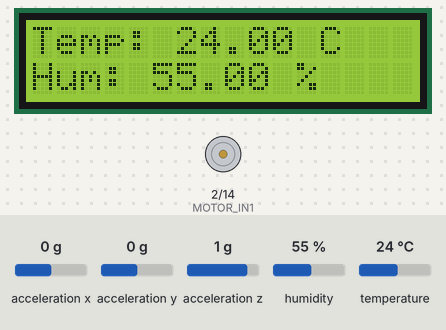
Simulated run of this sketch. Board: ESP32. Shown: 16×2 character LCD, motor-driver pin pairs drawn as motors (green arrow = first pin HIGH = forward, orange = second pin HIGH = backward, longer = more drive). Wiring (inferred from the names in the program): MPU-6050 motion sensor at I2C address 0x68. Inputs (shaded band) come from the test bench; at power-on: temperature 24 °C, acceleration y 0 g, humidity 55 %, acceleration x 0 g, acceleration z 1 g. What the sketch prints to the serial monitor is not drawn.

Above: at 3.2 s.
3.3 s: temperature set to 11 °C
At 5.3 s:
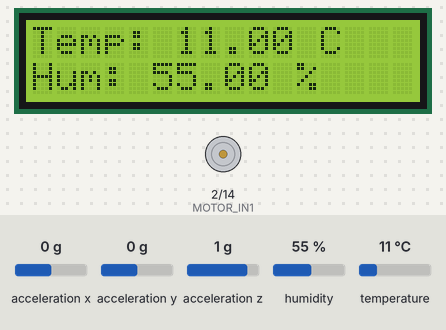
5.6 s: temperature set to 8 °C
At 7.3 s:
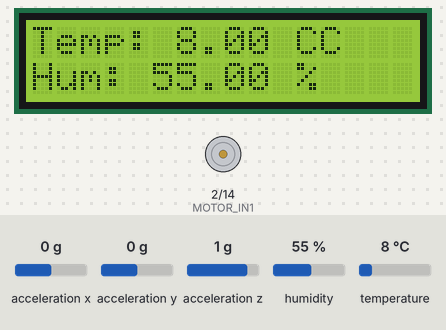
7.7 s: acceleration y set to -0.3 g
At 8.9 s:
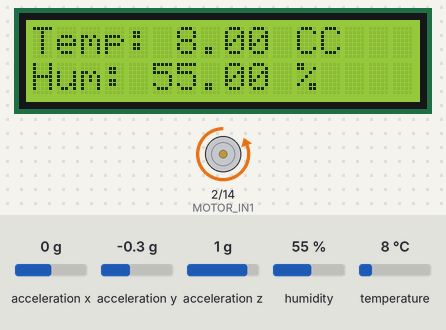
9.2 s: acceleration y set to 0.8 g
At 10.1 s:
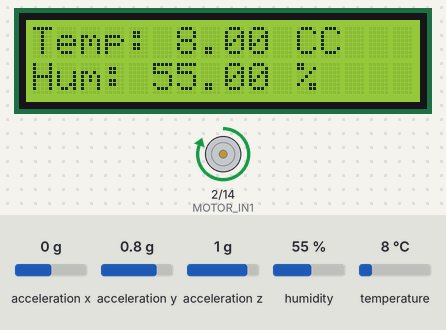
10.7 s: temperature set to 12 °C
At 12.7 s:
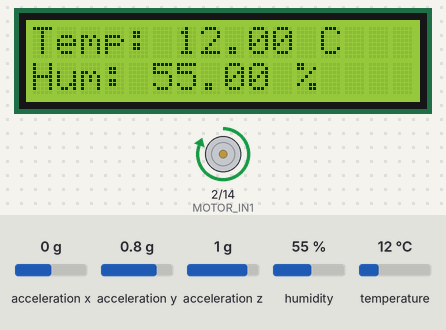
13.8 s: humidity set to 22 %
At 15.7 s:
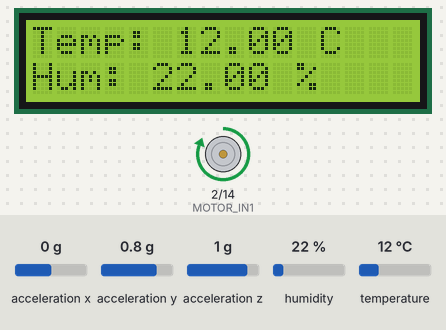
Timing chart, 0 to 16.8 s (numbered marks = the images above; inputs shaded):
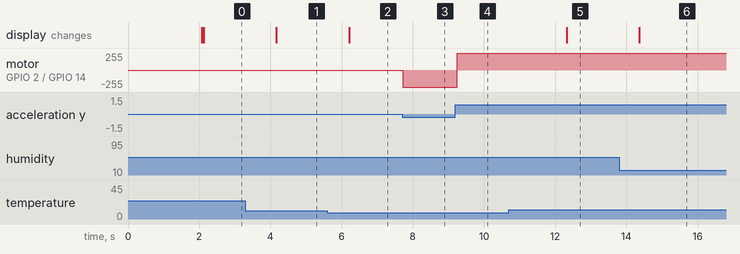

The sketch:

sensores_sin_BD.ino
```cpp
#include <LiquidCrystal.h>
#include "DHT.h"
#include <Wire.h>

// Configuración del DHT11
#define DHTPIN 4 // Pin de datos del DHT11
#define DHTTYPE DHT11
DHT dht(DHTPIN, DHTTYPE);

// Configuración del LCD
LiquidCrystal lcd(22, 23, 5, 18, 19, 21);

// Configuración del MPU6050
const int MPU_ADDR = 0x68; // Dirección I2C del MPU6050
int16_t AcX, AcY, AcZ;     // Aceleración en X, Y, Z
float baseAngleX = 0, baseAngleY = 0, baseAngleZ = 0; // Referencias iniciales

// Configuración del Motor
#define MOTOR_IN1 2  // Pin IN1 del L293D
#define MOTOR_IN2 14 // Pin IN2 del L293D

void setup() {
  // Inicialización serial
  Serial.begin(9600);

  // Inicialización del DHT11
  dht.begin();
  Serial.println("DHT11 inicializado");

  // Inicialización del LCD
  lcd.begin(16, 2); // LCD de 16 columnas y 2 filas
  lcd.print("Iniciando...");
  delay(2000);
  lcd.clear();

  // Inicialización del MPU6050 con pines personalizados
  Wire.begin(25, 26); // SDA = GPIO 25, SCL = GPIO 26
  Wire.beginTransmission(MPU_ADDR);
  Wire.write(0x6B); // Registro de power management
  Wire.write(0);    // Activar el MPU6050
  Wire.endTransmission(true);

  // Configuración de pines del motor
  pinMode(MOTOR_IN1, OUTPUT);
  pinMode(MOTOR_IN2, OUTPUT);
  digitalWrite(MOTOR_IN1, LOW);
  digitalWrite(MOTOR_IN2, LOW);

  // Calcular ángulos base para inicializar en 0 grados
  Wire.beginTransmission(MPU_ADDR);
  Wire.write(0x3B); // Primer registro de datos (AcX)
  Wire.endTransmission(false);
  Wire.requestFrom(MPU_ADDR, 6, true);

  int16_t baseAcX = Wire.read() << 8 | Wire.read();
  int16_t baseAcY = Wire.read() << 8 | Wire.read();
  int16_t baseAcZ = Wire.read() << 8 | Wire.read();

  baseAngleX = atan2(baseAcY, baseAcZ) * 180 / PI;
  baseAngleY = atan2(baseAcX, baseAcZ) * 180 / PI;
  baseAngleZ = atan2(baseAcX, baseAcY) * 180 / PI;

  Serial.println("Ángulos inicializados en 0 grados:");
  Serial.print("Base AngleX: ");
  Serial.println(baseAngleX);
  Serial.print("Base AngleY: ");
  Serial.println(baseAngleY);
  Serial.print("Base AngleZ: ");
  Serial.println(baseAngleZ);
}

void loop() {
  // Leer temperatura y humedad
  float temperatura = dht.readTemperature();
  float humedad = dht.readHumidity();

  // Validar lecturas del DHT11
  if (isnan(temperatura) || isnan(humedad)) {
    Serial.println("Error al leer del DHT11");
    lcd.clear();
    lcd.print("Error lectura");
    return;
  }

  //Leer datos del MPU6050
  Wire.beginTransmission(MPU_ADDR);
  Wire.write(0x3B); // Primer registro de datos (AcX)
  Wire.endTransmission(false);
  Wire.requestFrom(MPU_ADDR, 6, true);

  AcX = Wire.read() << 8 | Wire.read();
  AcY = Wire.read() << 8 | Wire.read();
  AcZ = Wire.read() << 8 | Wire.read();

  // Calcular ángulos de inclinación con referencia a los valores base
  float angleX = atan2(AcY, AcZ) * 180 / PI - baseAngleX;
  float angleY = atan2(AcX, AcZ) * 180 / PI - baseAngleY;
  float angleZ = atan2(AcX, AcY) * 180 / PI - baseAngleZ;


  // Controlar motor según el ángulo
  if (angleX > 10) {
    // Gira en una dirección
    digitalWrite(MOTOR_IN1, HIGH);
    digitalWrite(MOTOR_IN2, LOW);
  } else if (angleX < -10) {
    // Gira en la dirección opuesta
    digitalWrite(MOTOR_IN1, LOW);
    digitalWrite(MOTOR_IN2, HIGH);
  } else {
    // Detiene el motor
    digitalWrite(MOTOR_IN1, LOW);
    digitalWrite(MOTOR_IN2, LOW);
  }

  // Mostrar datos en el LCD
  lcd.setCursor(0, 0); // Primera fila
  lcd.print("Temp: ");
  lcd.print(temperatura);
  lcd.print(" C");

  lcd.setCursor(0, 1); // Segunda fila
  lcd.print("Hum: ");
  lcd.print(humedad);
  lcd.print(" %");

  // Mostrar datos del MPU6050 en el monitor serial
  Serial.print("AngleX: ");
  Serial.print(angleX);
  Serial.print(" | AngleY: ");
  Serial.println(angleY);

  delay(500); // Actualizar cada 500 ms
}
```

Measured:
- the behaviour switches between 10 and 9 °C on temperature (found by bisection; images 1 and 2)
- the behaviour switches between -0.1 and -0.2 g on acceleration y (found by bisection; images 2 and 3)
- after the input at 3.3 s, the display: changes after 0.87 s (image 1)
- after the input at 5.6 s, the display: changes after 0.61 s (image 2)
- after the input at 7.7 s, motor on GPIO 2 (MOTOR_IN1) / GPIO 14 (MOTOR_IN2): stopped → backward 255/255 at once
- after the input at 9.2 s, motor on GPIO 2 (MOTOR_IN1) / GPIO 14 (MOTOR_IN2): backward 255/255 → forward 255/255 after 0.05 s
- after the input at 10.7 s, the display: changes after 1.6 s (image 5)
- after the input at 13.8 s, the display: changes after 0.57 s (image 6)
